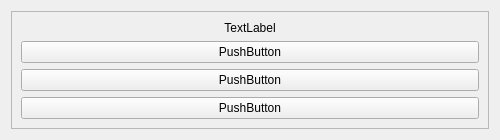
<?xml version="1.0" encoding="UTF-8"?>
<ui version="4.0">
 <class>mainFrame</class>
 <widget class="QWidget" name="mainFrame">
  <property name="geometry">
   <rect>
    <x>0</x>
    <y>0</y>
    <width>500</width>
    <height>140</height>
   </rect>
  </property>
  <property name="maximumSize">
   <size>
    <width>500</width>
    <height>140</height>
   </size>
  </property>
  <property name="windowTitle">
   <string>Form</string>
  </property>
  <layout class="QFormLayout" name="formLayout">
   <item row="0" column="0" colspan="2">
    <widget class="QFrame" name="buttonsFrame">
     <property name="frameShape">
      <enum>QFrame::StyledPanel</enum>
     </property>
     <property name="frameShadow">
      <enum>QFrame::Raised</enum>
     </property>
     <layout class="QVBoxLayout" name="verticalLayout">
      <item>
       <widget class="QLabel" name="greetingText">
        <property name="text">
         <string>TextLabel</string>
        </property>
        <property name="alignment">
         <set>Qt::AlignCenter</set>
        </property>
       </widget>
      </item>
      <item>
       <widget class="QPushButton" name="pushButton">
        <property name="text">
         <string>PushButton</string>
        </property>
       </widget>
      </item>
      <item>
       <widget class="QPushButton" name="pushButton_2">
        <property name="text">
         <string>PushButton</string>
        </property>
       </widget>
      </item>
      <item>
       <widget class="QPushButton" name="pushButton_3">
        <property name="text">
         <string>PushButton</string>
        </property>
       </widget>
      </item>
     </layout>
    </widget>
   </item>
  </layout>
 </widget>
 <resources/>
 <connections/>
</ui>
